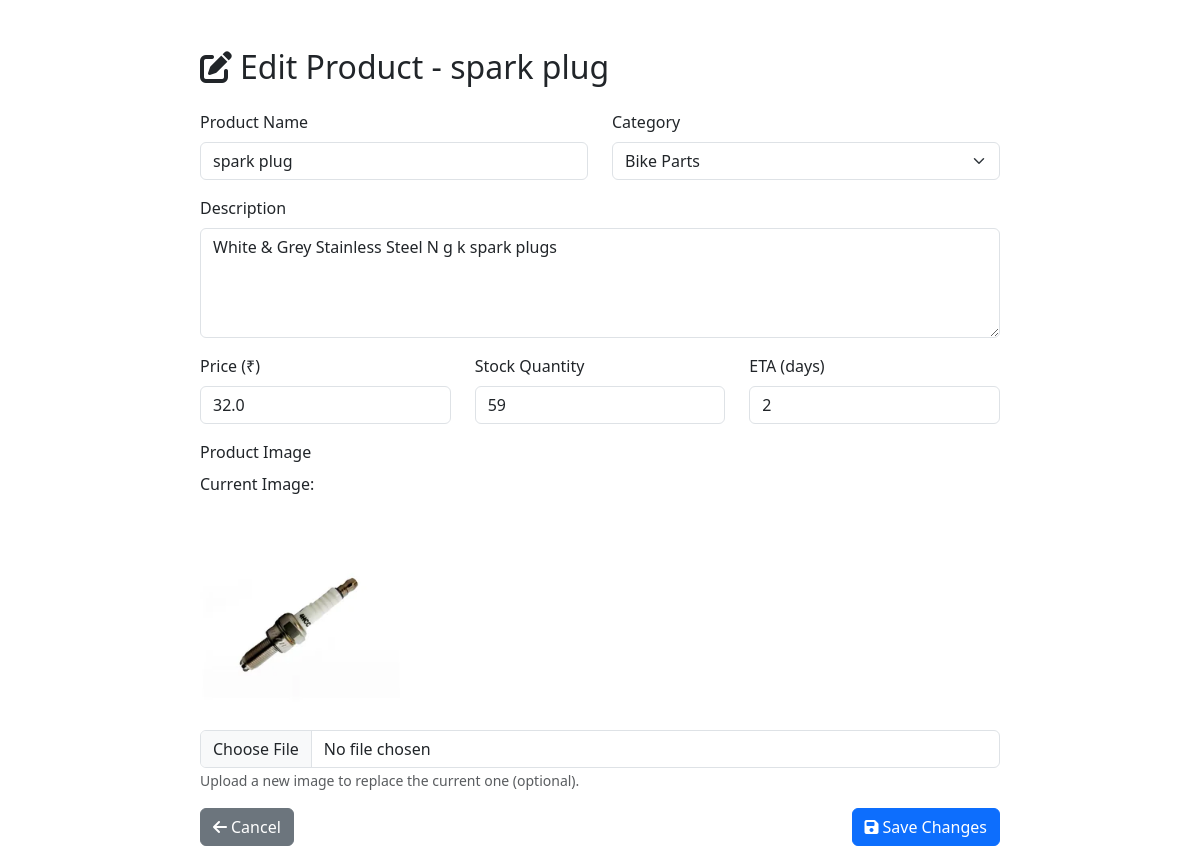
/edit_product/1 (signed in), run on the app's committed database.
### app.py (models this page shows)
class Product(db.Model):
    id = db.Column(db.Integer, primary_key=True)
    seller_id = db.Column(db.Integer, db.ForeignKey('user.id'), nullable=False)
    name = db.Column(db.String(100), nullable=False)
    description = db.Column(db.Text, nullable=False)
    price = db.Column(db.Float, nullable=False)
    stock = db.Column(db.Integer, nullable=False)
    category = db.Column(db.String(50), nullable=False)  # 'bike', 'car'
    image = db.Column(db.String(255), nullable=True)
    eta = db.Column(db.Integer, nullable=False)  # Estimated time of arrival in days
    created_at = db.Column(db.DateTime, default=datetime.utcnow)
    cart_items = db.relationship('CartItem', backref='product', lazy=True)
    order_items = db.relationship('OrderItem', backref='product', lazy=True)

### app.py (the view, shortened to what this page needs)
@app.route('/edit_product/<int:product_id>', methods=['GET', 'POST'])
@seller_required
def edit_product(product_id):
    product = Product.query.get_or_404(product_id)
    if product.seller_id != session['user_id']:
        flash('You do not have permission to edit this product.', 'danger')
        return redirect(url_for('profile'))
    return render_template('edit_product.html', product=product)

### app.py (called while the page is built)
def seller_required(f):
    @wraps(f)
    def decorated_function(*args, **kwargs):
        if 'user_id' not in session or session.get('role') != 'seller':
            flash('You need seller privileges to access this page.', 'danger')
            return redirect(url_for('index'))
        return f(*args, **kwargs)
    return decorated_function

### templates/edit_product.html (shortened to what this page needs)
<!DOCTYPE html>
<html lang="en">
<head>
    <link rel="stylesheet" href="https://cdnjs.cloudflare.com/ajax/libs/bootstrap/5.3.0/css/bootstrap.min.css">
    <link rel="stylesheet" href="https://cdnjs.cloudflare.com/ajax/libs/font-awesome/6.4.0/css/all.min.css">
</head>
<body>
    <div class="container mt-5">
        <div class="form-container">
            <h2 class="mb-4">
                <i class="fas fa-edit me-2"></i>Edit Product - {{ product.name }}
            </h2>
            <form method="POST" enctype="multipart/form-data" action="{{ url_for('edit_product', product_id=product.id) }}" class="needs-validation" novalidate>
                <div class="row">
                    <div class="col-md-6 mb-3">
                        <label for="name" class="form-label">Product Name</label>
                        <input type="text" class="form-control" id="name" name="name" value="{{ product.name }}" required>
                    </div>
                    <div class="col-md-6 mb-3">
                        <label for="category" class="form-label">Category</label>
                        <select class="form-select" id="category" name="category" required>
                            <option value="bike" {% if product.category == 'bike' %}selected{% endif %}>Bike Parts</option>
                        </select>
                    </div>
                </div>
                <div class="mb-3">
                    <label for="description" class="form-label">Description</label>
                    <textarea class="form-control" id="description" name="description" rows="4" required>{{ product.description }}</textarea>
                </div>
                <div class="row">
                    <div class="col-md-4 mb-3">
                        <label for="price" class="form-label">Price (₹)</label>
                        <input type="number" step="0.01" min="0" class="form-control" id="price" name="price" value="{{ product.price }}" required>
                    </div>
                    <div class="col-md-4 mb-3">
                        <label for="stock" class="form-label">Stock Quantity</label>
                        <input type="number" min="0" class="form-control" id="stock" name="stock" value="{{ product.stock }}" required>
                    </div>
                    <div class="col-md-4 mb-3">
                        <label for="eta" class="form-label">ETA (days)</label>
                        <input type="number" min="0" class="form-control" id="eta" name="eta" value="{{ product.eta }}" required>
                    </div>
                </div>
                <div class="mb-3">
                    <label for="image" class="form-label">Product Image</label>
                    {% if product.image %}
                        <div class="mb-2">
                            <p>Current Image:</p>
                            <img src="{{ url_for('static', filename=product.image) }}" alt="{{ product.name }}" class="current-image">
                        </div>
                    {% endif %}
                    <input type="file" class="form-control" id="image" name="image" accept="image/*">
                    <small class="form-text text-muted">Upload a new image to replace the current one (optional).</small>
                </div>
                <div class="d-flex justify-content-between">
                    <a href="{{ url_for('profile') }}" class="btn btn-secondary">
                        <i class="fas fa-arrow-left me-1"></i>Cancel
                    </a>
                    <button type="submit" class="btn btn-primary">
                        <i class="fas fa-save me-1"></i>Save Changes
                    </button>
                </div>
            </form>
        </div>
    </div>
</body>
</html>

### templates/edit_product.html (style rules this page uses)
.form-container { max-width: 800px; margin: 0 auto; }
.current-image { max-width: 200px; max-height: 200px; object-fit: contain; margin-top: 10px; }

### data on the page
Product: name "spark plug", category "Bike Parts", description "White & Grey Stainless Steel N g k spark plugs", price "32.0", stock "59", eta "2", image (picture)
